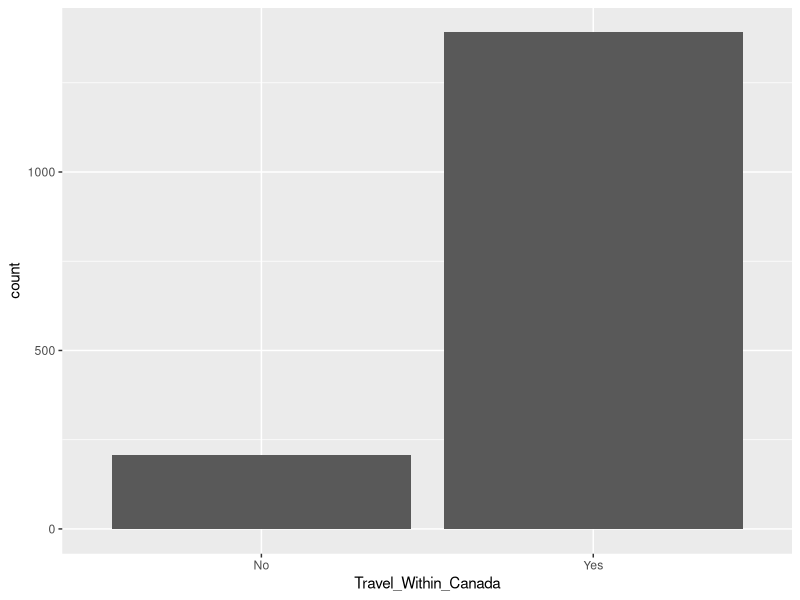
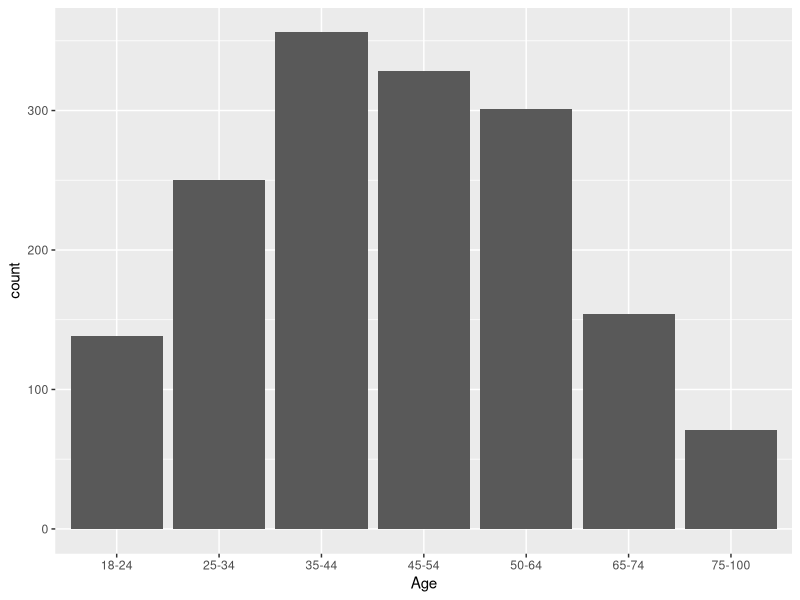
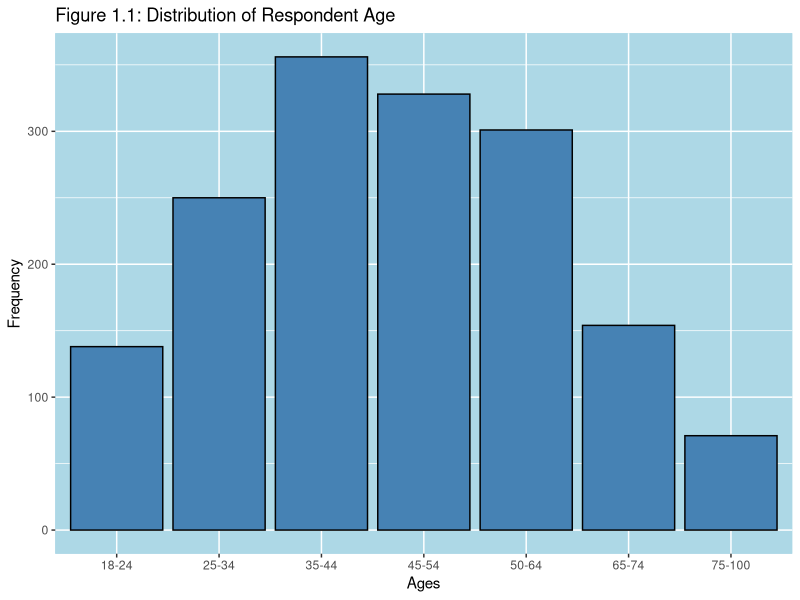
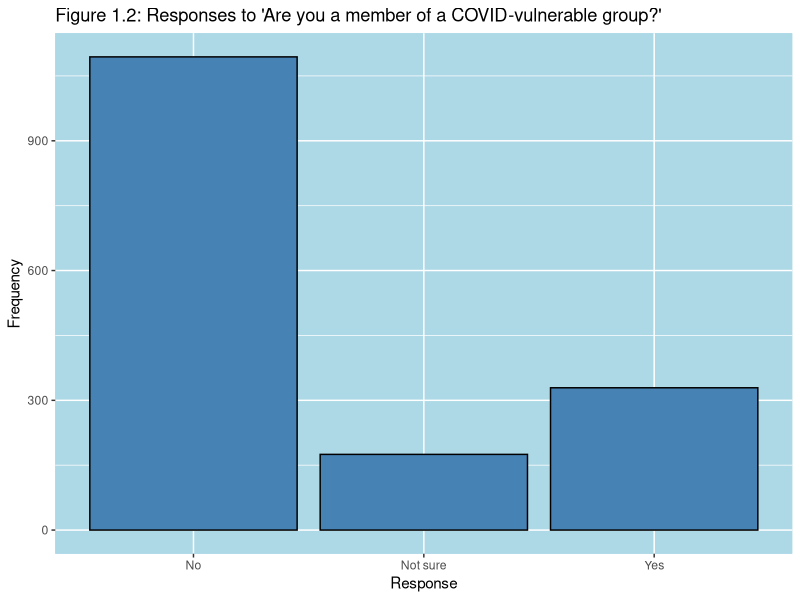
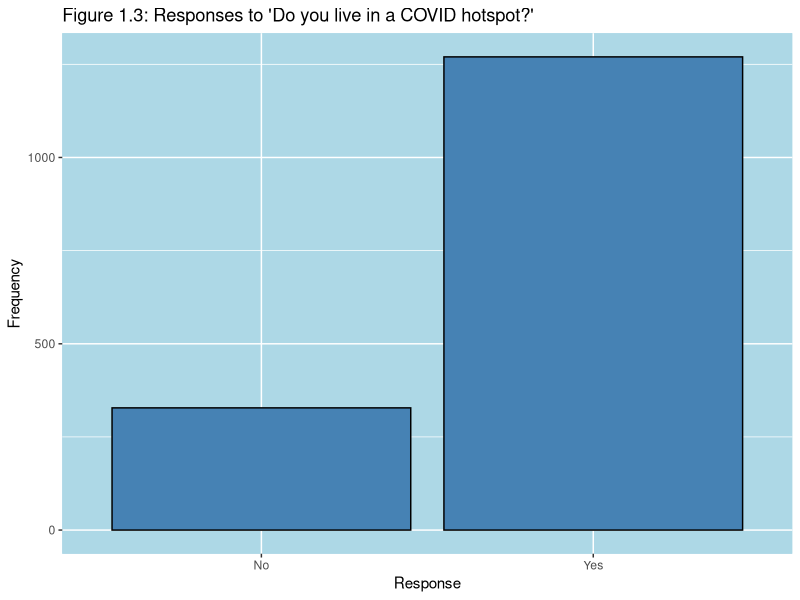
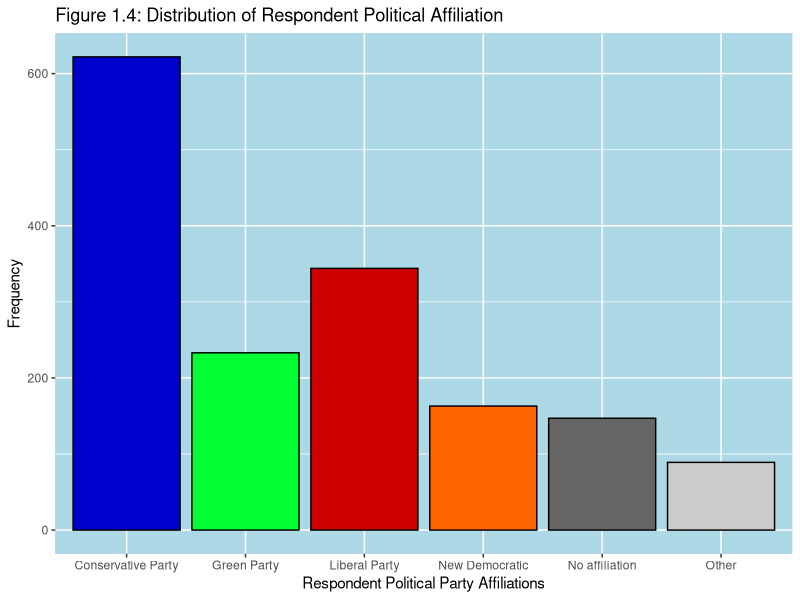
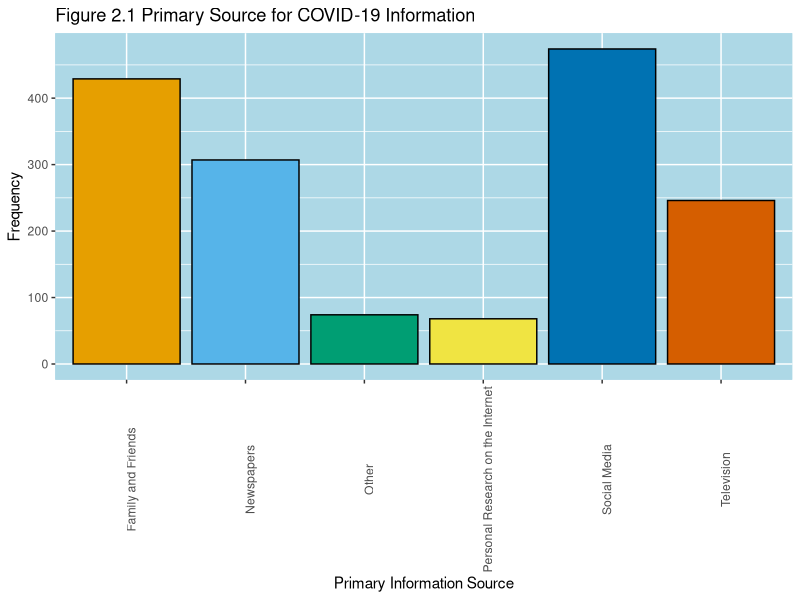
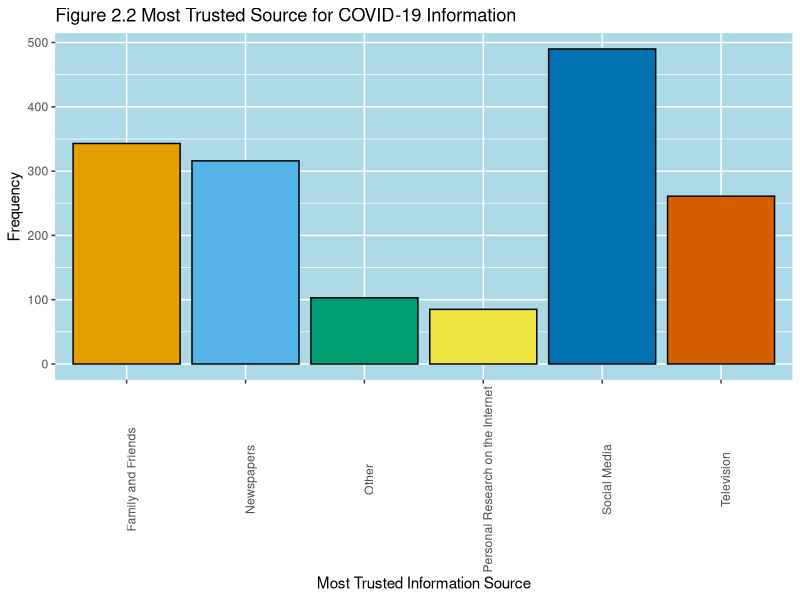

Write the R code that produced these figures, in order.
## ---- chunk 1
knitr::opts_chunk$set(echo = TRUE)
#install.packages('tidyverse')
library(tidyverse)
## ---- chunk 2
#Simulating data
#We can always change the prob to fit our report
set.seed(666)

# Number of respondents to our survey
sample_size = 1598

#What is your age?
my_data <- tibble(
  Age  = sample(x = c("18-24", "25-34", "35-44", "45-54", "50-64", "65-74", "75-100"), size = sample_size, replace = TRUE, prob = c(0.1, 0.159, 0.25, 0.22, .2, 0.1, 0.05)),
  
#Are you a member of a vulnerable population?
  Vulnerable_Population = sample(x = c("Yes", "No", "Not sure"), size = sample_size, replace = TRUE, prob = c(0.2, 0.7, 0.1)),
  
  #Do you live in one of the following administrative/metropolitan regions
  Living = sample(x = c("Yes", "No"),  size = sample_size, replace = TRUE, prob = c(0.8, 0.2)),
  
  Political_Party = sample(x = c("Conservative Party",
                                 "Liberal Party",
                                 "New Democratic",
                                 "Green Party",
                                 "No affiliation", "Other"),
                           size = sample_size, replace = TRUE, 
                           prob = c(0.4, 0.20, 0.105, 0.15, 0.1, 0.05)),

  Primary_Source = sample(x = c("Social Media", "Television", "Newspapers", "Personal Research on the Internet", "Family and Friends", "Other"), size = sample_size, replace = TRUE, prob = c(0.3, 0.15, 0.2, 0.05, 0.25, 0.05)),

  Trustworthy_Source = sample(x = c("Social Media", "Television", "Newspapers", "Personal Research on the Internet", "Family and Friends", "Other"), size = sample_size, replace = TRUE, prob = c(0.3, 0.15, 0.2, 0.05, 0.25, 0.05)),
  
  Knowledgeable = sample(c(1:5), size = sample_size, replace = TRUE, prob = c(0.25, 0.15, 0.1, 0.2, 0.3)),
  
  Trust_Conservative_Party = sample(x = c("Yes", "No", "Maybe"), size = sample_size, replace = TRUE, prob = c(0.6, 0.3, 0.1)),
  
  Trust_Doug_Ford = sample(x = c("Yes", "No", "Maybe"), size = sample_size, replace = TRUE, prob = c(0.5, 0.4, 0.1)),
  
  Mask_Frequency = sample(x = c("Always", "Most of the time", "Sometimes", "Rarely", "Never"), size = sample_size, replace = TRUE, prob = c(0.25, 0.3, 0.2, 0.15, 0.1)),
  
  Social_Bubble = sample(x = c("Yes", "No"), size = sample_size, replace = TRUE, prob = c(0.7066, 0.2934)),
  
  Follow_Regulation = sample(x = c("Yes, I follow all store requirements",
                                   "Mostly",
                                   "Only ones I think will be enforced",
                                   "None"),
                             size = sample_size, replace = TRUE, 
                           prob = c(0.25, 0.25, 0.25, 0.25)),
  
  Visit_non_essentials = rpois(sample_size, 3),
  
  Travel_Within_Canada = sample(x = c("Yes", "No"), size = sample_size, replace = TRUE, prob = c(0.8674, 0.1326)), 
  
  Travel_Out_Of_Canada = sample(x = c("Yes", "No"), size = sample_size, replace = TRUE, prob = c(0.98743, 0.01257))
)
## ---- chunk 3


my_data %>% 
  ggplot(aes(x = Travel_Within_Canada)) +
  geom_bar()

my_data %>% 
  ggplot(aes(x=Age))+
  geom_bar()

## ---- chunk 4

#Graphs

#Distribution of Respondent Age Graph
my_data %>% 
  ggplot(aes(x = Age)) +
  geom_bar(colour ="black", fill="steelblue") +
  labs(x = "Ages",
       y = "Frequency",
       title = "Figure 1.1: Distribution of Respondent Age") +
  theme(panel.background = element_rect(fill = "lightblue",
                                colour = "lightblue",
                                size = 0.5, linetype = "solid"))

## ---- chunk 5

#Distribution of Vulnerable Populations
my_data %>% 
  ggplot(aes(x = Vulnerable_Population)) +
  geom_bar(colour ="black", fill="steelblue") +
  labs(x = "Response",
       y = "Frequency",
       title = "Figure 1.2: Responses to 'Are you a member of a COVID-vulnerable group?'") +
  theme(panel.background = element_rect(fill = "lightblue",
                                colour = "lightblue",
                                size = 0.5, linetype = "solid"))

## ---- chunk 6

#Distribution of Living in COVID Hotspots
my_data %>% 
  ggplot(aes(x = Living)) +
  geom_bar(colour ="black", fill="steelblue") +
  labs(x = "Response",
       y = "Frequency",
       title = "Figure 1.3: Responses to 'Do you live in a COVID hotspot?'") +
  theme(panel.background = element_rect(fill = "lightblue",
                                colour = "lightblue",
                                size = 0.5, linetype = "solid"))
## ---- chunk 7
# Colour palette

partyPalette <- c("#0000CC", "#00FF33", "#CC0000", "#FF6600", "#666666", "#CCCCCC")

#Distribution of Political Affiliation
my_data %>% 
  ggplot(aes(x = Political_Party)) +
  geom_bar(colour ="black", fill=partyPalette) +
  labs(x = "Respondent Political Party Affiliations",
       y = "Frequency",
       title = "Figure 1.4: Distribution of Respondent Political Affiliation") +
  theme(panel.background = element_rect(fill = "lightblue",
                                colour = "lightblue",
                                size = 0.5, linetype = "solid"))
## ---- chunk 8
# Colour palette

cbPalette <- c("#E69F00", "#56B4E9", "#009E73", "#F0E442", "#0072B2", "#D55E00")

#Distribution of Primary Sources
my_data %>% 
  ggplot(aes(x = Primary_Source)) +
  geom_bar(colour ="black", fill=cbPalette) +
  labs(x = "Primary Information Source",
       y = "Frequency",
       title = "Figure 2.1 Primary Source for COVID-19 Information") +
  theme(axis.text.x=element_text(angle=90), 
        panel.background = element_rect(fill = "lightblue",
                                colour = "lightblue",
                                size = 0.5, linetype = "solid"))

## ---- chunk 9

#Distribution of Most Trusted source
my_data %>% 
  ggplot(aes(x = Trustworthy_Source)) +
  geom_bar(colour ="black", fill=cbPalette) +
  labs(x = "Most Trusted Information Source",
       y = "Frequency",
       title = "Figure 2.2 Most Trusted Source for COVID-19 Information") +
  theme(axis.text.x=element_text(angle=90), 
        panel.background = element_rect(fill = "lightblue",
                                colour = "lightblue",
                                size = 0.5, linetype = "solid"))


## ---- chunk 10

#Distribution of Confidence
my_data %>% 
  ggplot(aes(x = Knowledgeable)) +
  geom_bar(colour ="black", fill="steelblue") +
  labs(x = "Confidence",
       y = "Frequency",
       title = "Figure 2.3: Respondent Knowledgeability Levels in COVID-19 Awareness") +
  theme(panel.background = element_rect(fill = "lightblue",
                                colour = "lightblue",
                                size = 0.5, linetype = "solid"))
## ---- chunk 11
#Trust in Conservative Party
my_data %>% 
  ggplot(aes(x = Trust_Conservative_Party)) +
  geom_bar(colour ="black", fill="steelblue") +
  labs(x = "Response",
       y = "Frequency",
       title = "Figure 2.4: 'Do you trust the OPC to handle the COVID-19 response?'") +
  theme(panel.background = element_rect(fill = "lightblue",
                                colour = "lightblue",
                                size = 0.5, linetype = "solid"))
## ---- chunk 12

#Trust in Doug Ford
my_data %>% 
  ggplot(aes(x = Trust_Doug_Ford)) +
  geom_bar(colour ="black", fill="steelblue") +
  labs(x = "Response",
       y = "Frequency",
       title = "Figure 2.5: Do you trust Doug Ford to handle the COVID-19 response?'") +
  theme(panel.background = element_rect(fill = "lightblue",
                                colour = "lightblue",
                                size = 0.5, linetype = "solid"))
